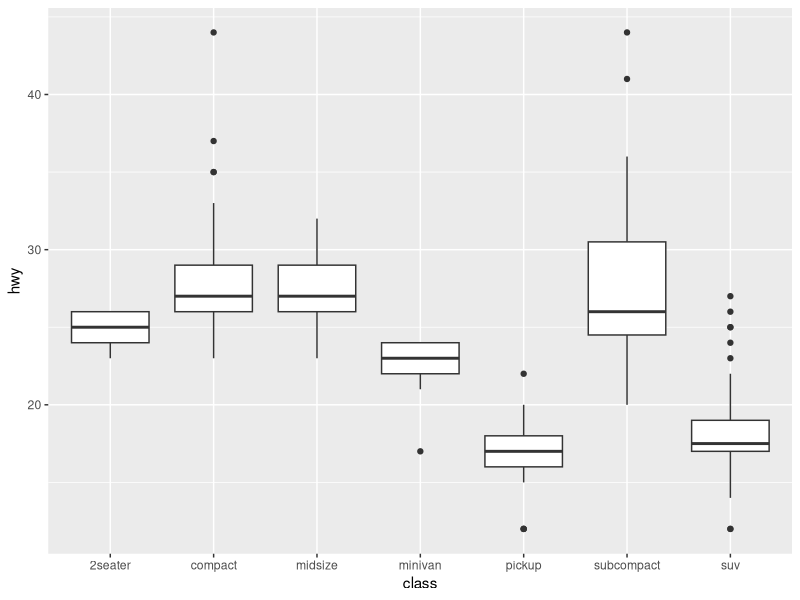
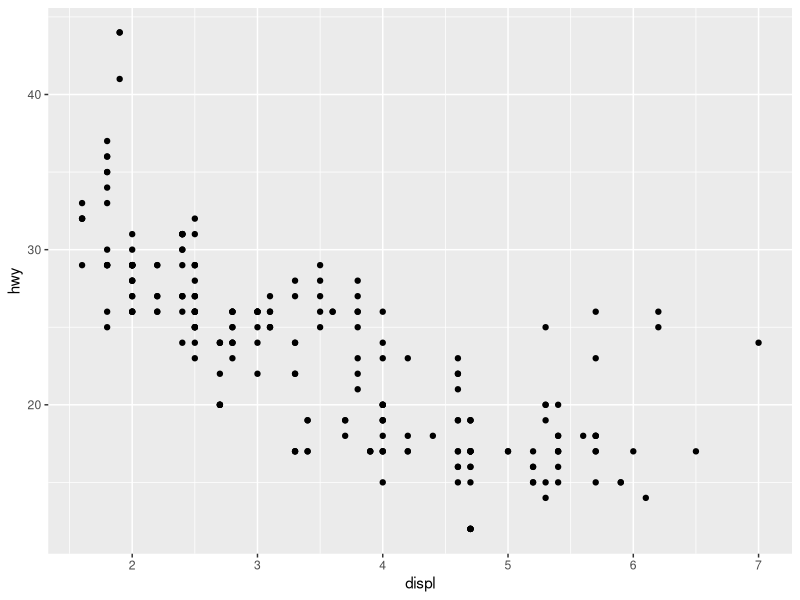
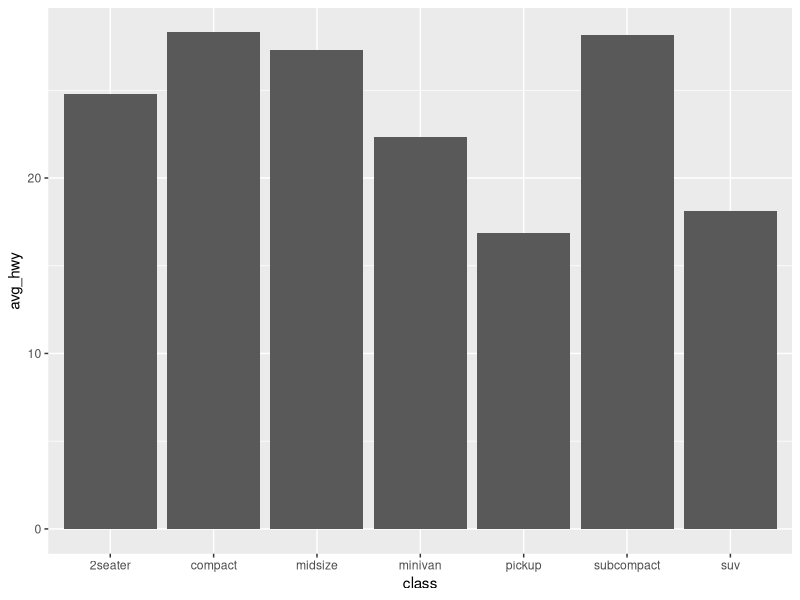

The R script that drew these images, in order:
library(tidyverse)

# Load built-in dataset
data("mpg")

# View first rows
head(mpg)

# View structure
glimpse(mpg)

# View dimensions
dim(mpg)

# View column names
names(mpg)

# Basic summary statistics
summary(mpg)



# Select only a few columns
mpg_small <- mpg %>%
  select(manufacturer, model, year, cyl, displ, cty, hwy, class)

head(mpg_small)


# Only cars with 6 cylinders
mpg_6cyl <- mpg_small %>%
  filter(cyl == 6)

head(mpg_6cyl)

# Only cars from year 2008
mpg_2008 <- mpg_small %>%
  filter(year == 2008)

head(mpg_2008)

# Multiple conditions
mpg_filtered <- mpg_small %>%
  filter(cyl >= 6, hwy > 20)

head(mpg_filtered)




# Create new columns
mpg_new <- mpg_small %>%
  mutate(
    avg_mileage = (cty + hwy) / 2,
    fuel_gap = hwy - cty,
    engine_group = if_else(displ < 3, "small", "large")
  )

head(mpg_new)


# Sort by highway mileage descending
mpg_sorted <- mpg_new %>%
  arrange(desc(hwy))

head(mpg_sorted)



# Average highway mileage overall
mpg_new %>%
  summarise(avg_hwy = mean(hwy))

# Average highway mileage by car class
mpg_new %>%
  group_by(class) %>%
  summarise(
    avg_hwy = mean(hwy),
    avg_cty = mean(cty),
    count = n()
  )

# Average mileage by engine group
mpg_new %>%
  group_by(engine_group) %>%
  summarise(
    avg_avg_mileage = mean(avg_mileage),
    count = n()
  )



# Plot 1: highway mileage by class
ggplot(mpg_new, aes(x = class, y = hwy)) +
  geom_boxplot()

# Plot 2: engine size vs highway mileage
ggplot(mpg_new, aes(x = displ, y = hwy)) +
  geom_point()

# Plot 3: average highway mileage by class
mpg_new %>%
  group_by(class) %>%
  summarise(avg_hwy = mean(hwy)) %>%
  ggplot(aes(x = class, y = avg_hwy)) +
  geom_col()



# how many cars have 8 cylinders
mpg_new %>%
  group_by(cyl) %>%
  summarise(
    count = n()
  )

# 70 cars have 8 cylinders

# there seems to be an imbalance in the data, 
# we only have 4 cars with 5 cylinders
# if we fit a model on this data, we should remove
# the 5 cylinders from the analysis 


# Which car class has the highest average highway mileage?
mpg_new %>%
  group_by(class) %>%
  summarise(avg_hwy = mean(hwy)) %>%
  arrange(desc(avg_hwy))

# How many cars have 8 cylinders?
mpg_new %>%
  filter(cyl == 8) %>%
  summarise(count = n())

# What is the average city mileage for cars from 2008?
mpg_new %>%
  filter(year == 2008) %>%
  summarise(avg_cty_2008 = mean(cty))


# grouping 
# group_by needs a command like summarize() after
mpg_new %>%
  group_by(year) %>%
  summarize(avg_cty = mean(cty))

mpg_new %>%
  group_by(year) %>%
  summarise(
    avg_cty = mean(cty),
    avg_hwy = mean(hwy),
    count = n()
  )
